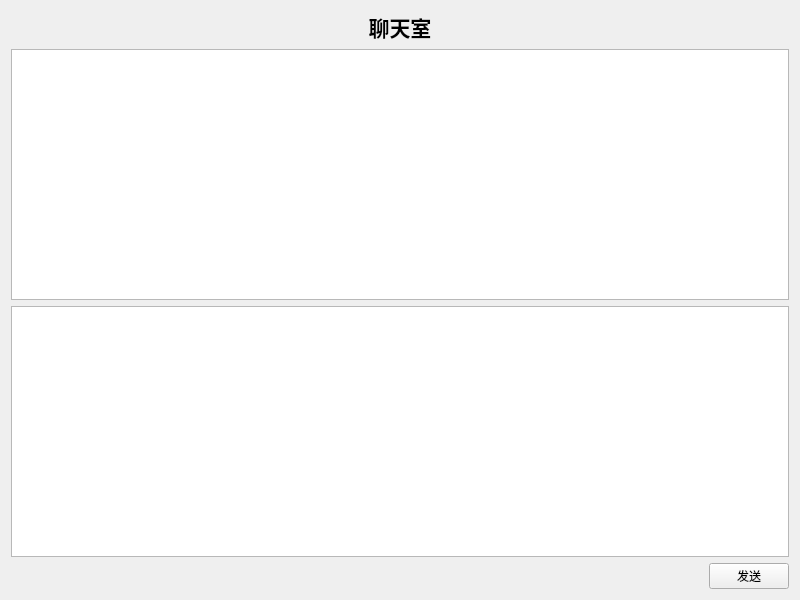
<?xml version="1.0" encoding="UTF-8"?>
<ui version="4.0">
 <class>GroupChat</class>
 <widget class="QWidget" name="GroupChat">
  <property name="geometry">
   <rect>
    <x>0</x>
    <y>0</y>
    <width>800</width>
    <height>600</height>
   </rect>
  </property>
  <property name="windowTitle">
   <string>GroupChat</string>
  </property>
  <layout class="QVBoxLayout" name="verticalLayout">
   <item>
    <widget class="QLabel" name="label">
     <property name="text">
      <string>&lt;html&gt;&lt;head/&gt;&lt;body&gt;&lt;p&gt;&lt;span style=&quot; font-size:16pt; font-weight:700;&quot;&gt;聊天室&lt;/span&gt;&lt;/p&gt;&lt;/body&gt;&lt;/html&gt;</string>
     </property>
     <property name="alignment">
      <set>Qt::AlignmentFlag::AlignCenter</set>
     </property>
    </widget>
   </item>
   <item>
    <widget class="QTextEdit" name="recvTextEdit">
     <property name="readOnly">
      <bool>true</bool>
     </property>
    </widget>
   </item>
   <item>
    <widget class="QTextEdit" name="sendTextEdit"/>
   </item>
   <item>
    <layout class="QHBoxLayout" name="horizontalLayout">
     <item>
      <spacer name="horizontalSpacer">
       <property name="orientation">
        <enum>Qt::Orientation::Horizontal</enum>
       </property>
       <property name="sizeHint" stdset="0">
        <size>
         <width>40</width>
         <height>20</height>
        </size>
       </property>
      </spacer>
     </item>
     <item>
      <widget class="QPushButton" name="snedBtn">
       <property name="text">
        <string>发送</string>
       </property>
      </widget>
     </item>
    </layout>
   </item>
  </layout>
 </widget>
 <resources/>
 <connections/>
</ui>
